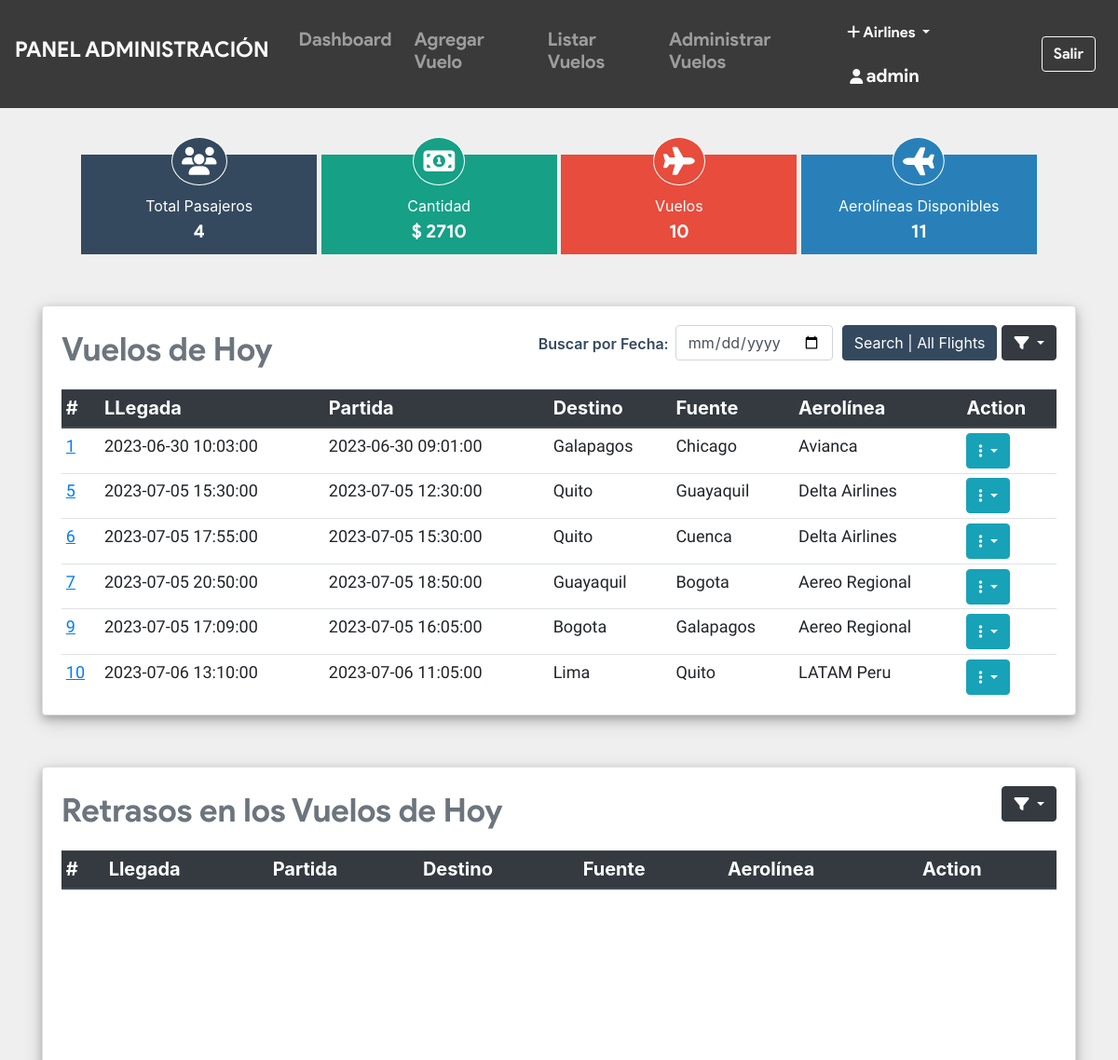
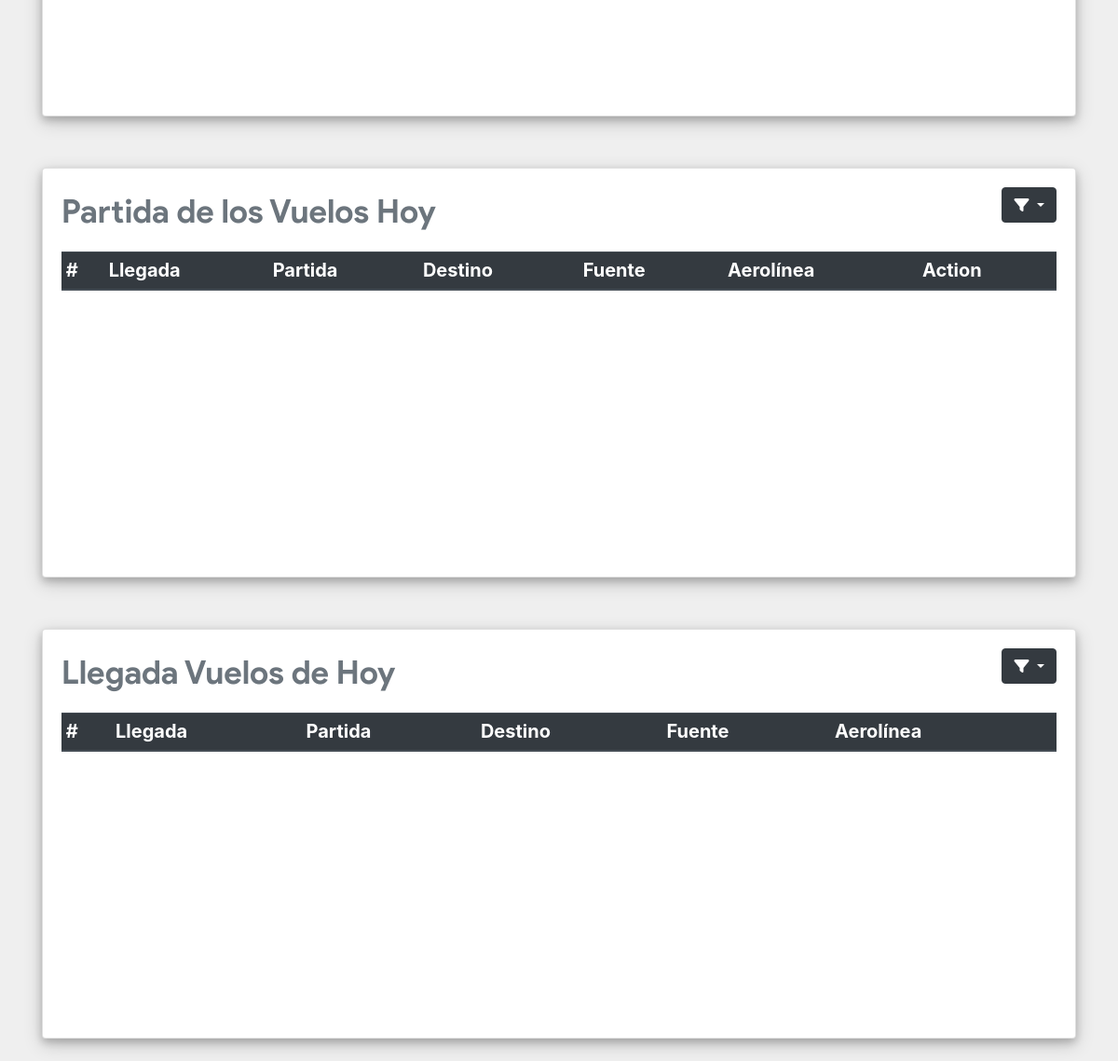
The app's page /admin/index.php?login=success (signed in) with its own data (2 pictures, top to bottom).
### tables this page shows
CREATE TABLE `flight` (
  `flight_id` int(11) NOT NULL,
  `admin_id` int(11) NOT NULL,
  `arrivale` datetime NOT NULL,
  `departure` datetime NOT NULL,
  `Destination` varchar(20) NOT NULL,
  `source` varchar(20) NOT NULL,
  `airline` varchar(20) NOT NULL,
  `Seats` varchar(110) NOT NULL,
  `duration` varchar(20) NOT NULL,
  `Price` int(11) NOT NULL,
  `status` varchar(6) DEFAULT NULL,
  `issue` varchar(50) DEFAULT NULL,
  `last_seat` varchar(5) DEFAULT '',
  `bus_seats` int(11) DEFAULT '20',
  `last_bus_seat` varchar(5) DEFAULT ''
);

### admin/index.php (the view, shortened to what this page needs)
<?php include_once 'header.php';
require '../helpers/init_conn_db.php';?>
<link rel="stylesheet" href="../assets/css/admin.css">
    <main>
        <?php if(isset($_SESSION['adminId'])) { ?>
          <div class="container">
            <div class="main-section">
              <div class="dashbord">
                <div class="icon-section">
                  <i class="fa fa-users" aria-hidden="true"></i><br>
                 Total Pasajeros
                  <p><?php include 'psngrcnt.php';?></p>
                </div>
              </div>
              <div class="dashbord dashbord-green">
                <div class="icon-section">
                  <i class="fa fa-money" aria-hidden="true"></i><br>
                  Cantidad
                  <p>$ <?php include 'amtcnt.php';?></p>
                </div>
              </div>
              <div class="dashbord dashbord-red">
                <div class="icon-section">
                  <i class="fa fa-plane" aria-hidden="true"></i><br>
                 Vuelos
                  <p><?php include 'flightscnt.php';?></p>
                </div>
              </div>
              <div class="dashbord dashbord-blue">
                <div class="icon-section">
                  <i class="fa fa-plane fa-rotate-180" aria-hidden="true"></i><br>
                 Aerolíneas Disponibles
                  <p><?php include 'airlcnt.php';?></p>
                </div>
              </div>
            </div>
          <div class="card mt-4" id="flight">
      <div class="card-body">
          <div class="dropdown" style="float: right;">
            <button class="btn btn-dark dropdown-toggle" type="button" id="dropdownMenuButton" data-toggle="dropdown" aria-haspopup="true" aria-expanded="false">
              <i class="fa fa-filter"></i>
            </button>
          </div>
          <div  class="dropdown" id="dropdown-filter" style="float: right;">
            <form method="post" action="">
              <div class="form-group-filter">
                <label for="searchDate">Buscar por Fecha:</label>
                <input type="date" class="form-control" name="searchDate" id="searchDate">
                <input type="submit" class="btn btn-primary" value="Search | All Flights" style="background-color: #34495E; border: 1px solid #34495E">
              </div>
            </form>
          </div>
        <p class="text-secondary">Vuelos de Hoy</p>
        <table class="table-sm table table-hover">
          <thead class="thead-dark">
            <tr>
              <th scope="col">#</th>
              <th scope="col">LLegada</th>
              <th scope="col">Partida</th>
              <th scope="col">Destino</th>
              <th scope="col">Fuente</th>
              <th scope="col">Aerolínea</th>
              <th>Action</th>
            </tr>
          </thead>
          <tbody>
              <?php
                if ($_SERVER["REQUEST_METHOD"] == "POST") {
                  $searchDate = $_POST["searchDate"];
                  if (!empty($searchDate)) {
                    $sql = "SELECT * FROM Flight WHERE DATE(departure) = ?";
                    $stmt = mysqli_stmt_init($conn);
                    mysqli_stmt_prepare($stmt, $sql);
                    mysqli_stmt_bind_param($stmt, "s", $searchDate);
                    mysqli_stmt_execute($stmt);
                    $result = mysqli_stmt_get_result($stmt);
                  } else {
                    $sql = "SELECT * FROM Flight";
                    $stmt = mysqli_stmt_init($conn);
                    mysqli_stmt_prepare($stmt, $sql);
                    mysqli_stmt_execute($stmt);
                    $result = mysqli_stmt_get_result($stmt);
                  }
                } else {
                  $sql = "SELECT * FROM Flight";
                  $stmt = mysqli_stmt_init($conn);
                  mysqli_stmt_prepare($stmt, $sql);
                  mysqli_stmt_execute($stmt);
                  $result = mysqli_stmt_get_result($stmt);
                }
                while ($row = mysqli_fetch_assoc($result)) {
                  if($row['status']== '') {
                    echo '
                <td scope="row">
                  <a href="pass_list.php?flight_id='.$row['flight_id'].'" style="text-decoration:underline;">
                  '.$row['flight_id'].' </a> </td>
                <td>'.$row['arrivale'].'</td>
                <td>'.$row['departure'].'</td>
                <td>'.$row['Destination'].'</td>
                <td>'.$row['source'].'</td>
                <td>'.$row['airline'].'</td>
                <th class="options">
                  <div class="dropdown">
                    <button class="btn btn-info dropdown-toggle" type="button"
                      id="dropdownMenuButton" data-toggle="dropdown"
                        aria-haspopup="true" aria-expanded="false">
                      <i class="fa fa-ellipsis-v"></i> </td>
                    </button>
                    <div class="dropdown-menu">
                      <form class="px-4 py-3"  action="../includes/admin/admin.inc.php" method="post">
                        <input type="hidden" type="number" name="flight_id"
                          value='.$row['flight_id'].'>
                        <div class="form-group">
                          <label for="exampleDropdownFormEmail1">Enter time in min.
                          </label>
                          <input type="number" class="form-control" name="issue"
                            placeholder="Eg. 120">
                        </div>
                        <button type="submit" name="issue_but"
                          class="btn btn-danger btn-sm">Submit issue</button>
                        <div class="dropdown-divider"></div>
                        <button type="submit" name="dep_but"
                          class="btn btn-primary btn-sm">Departed</button>
                      </form>
                    </div>
                  </div>
                </th>
              </tr> ' ; }} ?>
          </tbody>
        </table>
      </div>
    </div>
    <div class="card" id="issue">
      <div class="card-body">
          <div class="dropdown" style="float: right;">
            <button class="btn btn-dark dropdown-toggle" type="button" id="dropdownMenuButton" data-toggle="dropdown" aria-haspopup="true" aria-expanded="false">
              <i class="fa fa-filter"></i>
            </button>
          </div>
        <p class="text-secondary">Retrasos en los Vuelos de Hoy</p>
        <table class="table-sm table table-hover">
        <thead class="thead-dark">
            <tr>
              <th scope="col">#</th>
              <th scope="col">Llegada</th>
              <th scope="col">Partida</th>
              <th scope="col">Destino</th>
              <th scope="col">Fuente</th>
              <th scope="col">Aerolínea</th>
              <th>Action</th>
            </tr>
          </thead>
        </table>
      </div>
    </div>
    <div class="card" id="dep">
      <div class="card-body">
          <div class="dropdown" style="float: right;">
            <button class="btn btn-dark dropdown-toggle" type="button" id="dropdownMenuButton" data-toggle="dropdown" aria-haspopup="true" aria-expanded="false">
              <i class="fa fa-filter"></i>
            </button>
          </div>
        <p class=" text-secondary">Partida de los Vuelos Hoy</p>
        <table class="table-sm table table-hover">
        <thead class="thead-dark">
            <tr>
              <th scope="col">#</th>
              <th scope="col">Llegada</th>
              <th scope="col">Partida</th>
              <th scope="col">Destino</th>
              <th scope="col">Fuente</th>
              <th scope="col">Aerolínea</th>
              <th>Action</th>
            </tr>
          </thead>
        </table>
      </div>
    </div>
    <div class="card mb-4" id="arr">
      <div class="card-body">
        <div class="dropdown" style="float: right;">
            <button class="btn btn-dark dropdown-toggle" type="button" id="dropdownMenuButton" data-toggle="dropdown" aria-haspopup="true" aria-expanded="false">
              <i class="fa fa-filter"></i>
            </button>
          </div>
        <p class=" text-secondary">Llegada Vuelos de Hoy</p>
        <table class="table-sm table table-hover">
        <thead class="thead-dark">
            <tr>
              <th scope="col">#</th>
              <th scope="col">Llegada</th>
              <th scope="col">Partida</th>
              <th scope="col">Destino</th>
              <th scope="col">Fuente</th>
              <th scope="col">Aerolínea</th>
            </tr>
          </thead>
        </table>
      </div>
    </div>
  </div>
<?php } ?>
    </main>
    <?php include_once 'footer.php'; ?>

### admin/header.php (shortened to what this page needs)
<!doctype html>
<html lang="en">
    <head>
        <link rel="stylesheet" href="https://stackpath.bootstrapcdn.com/font-awesome/4.7.0/css/font-awesome.min.css">
        <link rel="stylesheet" href="https://stackpath.bootstrapcdn.com/bootstrap/4.5.2/css/bootstrap.min.css">
    </head>
    <body>
        <nav class="navbar navbar-custom navbar-expand-lg navbar-dark">
          <a class="navbar-brand text-light" href="index.php"><h4>PANEL ADMINISTRACIÓN</h4></a>
        <div class="collapse navbar-collapse" id="navbarSupportedContent">
          <?php
              if(isset($_SESSION['adminId'])) { ?>
                <ul class="navbar-nav mr-auto">
                <li class="nav-item">
                    <a class="nav-link" href="index.php">
                      <h5 class="ml-2"> Dashboard</h5>
                    </a>
                  </li>
                  <li class="nav-item">
                    <a class="nav-link" href="flight.php">
                      <h5 class="ml-2"> Agregar Vuelo</h5>
                    </a>
                  </li>
                  <li class="nav-item">
                    <a class="nav-link" href="all_flights.php">
                      <h5>Listar Vuelos</h5>
                    </a>
                  </li>
                  <li class="nav-item">
                    <a class="nav-link" href="list_airlines.php">
                      <h5>Administrar Vuelos</h5>
                    </a>
                  </li>
                </ul>
                <ul class="nav navbar-nav navbar-right">
                  <li class="nav-item">
                    <div class="dropdown mt-2">
                      <button class="btn bg-transparent dropdown-toggle text-white" type="button"
                        id="dropdownMenuButton" data-toggle="dropdown"
                          aria-haspopup="true" aria-expanded="false">
                        <i class="fa fa-plus text-white"></i> Airlines </td>
                      </button>
                    </div>
                  </li>
                  <li class="nav-item  p-1 border-light ">
                      <a class="nav-link" href="">
                          <i class="ml-1 fa fa-user text-light"></i>
                          <span class="nav_link text-light"
                            style="font-size: 20px;">
                          <?php echo  $_SESSION['adminUname']; ?>
                          </span>
                      </a>
                  </li>
                </ul>
                <form action="../includes/logout.inc.php" method="POST">
                <button class="btn btn-outline-light m-2" type="submit">
                    Salir </button>
                </form>
            </div>
            <?php } ?>
        </nav>

### admin/psngrcnt.php (shortened to what this page needs)
<?php
require '../helpers/init_conn_db.php';
$sql = "SELECT * FROM users";
                $query = $conn->query($sql);
                echo "$query->num_rows";
?>

### admin/amtcnt.php (shortened to what this page needs)
<?php
require '../helpers/init_conn_db.php';
$sql = "SELECT SUM(cost) FROM ticket";
        $amountsum = mysqli_query($conn, $sql) or die(mysqli_error($sql));
        $row_amountsum = mysqli_fetch_assoc($amountsum);
        echo $row_amountsum['SUM(cost)'];
?>

### admin/flightscnt.php (shortened to what this page needs)
<?php
require '../helpers/init_conn_db.php';
$sql = "SELECT * FROM flight";
                $query = $conn->query($sql);
                echo "$query->num_rows";
?>

### admin/airlcnt.php (shortened to what this page needs)
<?php
require '../helpers/init_conn_db.php';
$sql = "SELECT * FROM airline";
                $query = $conn->query($sql);
                echo "$query->num_rows";
?>

### admin/footer.php (shortened to what this page needs)
  </body>
</html>

### assets/css/admin.css (style rules this page uses)
.card { margin-top: 55px !important; height: 55vh; box-shadow: 0 4px 8px 0 rgba(0, 0, 0, 0.2), 0 6px 20px 0 rgba(0, 0, 0, 0.19); }
.card-body { overflow-y: scroll; }
th { color: #3c3c3c; font-size: 20px; font-weight: bold; }
td { margin-top: 10px !important; font-size: 17px; font-family: "Assistant", sans-serif !important; }

### admin/header.php (style rules this page uses)
.navbar-custom { background-color: #3a3a3a; font-family: 'product sans', cursive; }
h4 { font-size: 23px !important; }

### admin/index.php (style rules this page uses)
body { background-color: #efefef; }
td { font-size: 18px !important; }
p { font-size: 35px; font-weight: 100; font-family: 'product sans'; }
.main-section { width:100%; margin:0 auto; text-align: center; padding: 0px 5px; }
.dashbord { width:23%; display: inline-block; background-color:#34495E; color:#fff; margin-top: 50px; }
.icon-section i { font-size: 30px; padding:10px; border:1px solid #fff; border-radius:50%; margin-top:-25px; margin-bottom: 10px; background-color:#34495E; }
.icon-section p { margin:0px; font-size: 20px; padding-bottom: 10px; }
.dashbord-green .icon-section,.dashbord-green .icon-section i { background-color: #16A085; }
.dashbord-blue .icon-section,.dashbord-blue .icon-section i { background-color: #2980B9; }
.dashbord-red .icon-section,.dashbord-red .icon-section i { background-color:#E74C3C; }
.form-group-filter { display: flex; width: 100%; }
.form-group-filter .btn-primary { height: 100%; }
.form-group-filter label { width: 100%; padding: 2px; margin: auto; margin-top: 6px; box-sizing: border-box; }
.form-group-filter input { margin-right: 5px; margin-left: 5px; }
.form-group-filter label { color: #34495E; font-weight: 600; }

### records on screen
flight: flight_id "1", arrivale "2023-06-30 10:03:00", departure "2023-06-30 09:01:00", Destination "Galapagos", source "Chicago", airline "Avianca"
flight: flight_id "5", arrivale "2023-07-05 15:30:00", departure "2023-07-05 12:30:00", Destination "Quito", source "Guayaquil", airline "Delta Airlines"
flight: flight_id "6", arrivale "2023-07-05 17:55:00", departure "2023-07-05 15:30:00", Destination "Quito", source "Cuenca", airline "Delta Airlines"
flight: flight_id "7", arrivale "2023-07-05 20:50:00", departure "2023-07-05 18:50:00", Destination "Guayaquil", source "Bogota", airline "Aereo Regional"
flight: flight_id "9", arrivale "2023-07-05 17:09:00", departure "2023-07-05 16:05:00", Destination "Bogota", source "Galapagos", airline "Aereo Regional"
flight: flight_id "10", arrivale "2023-07-06 13:10:00", departure "2023-07-06 11:05:00", Destination "Lima", source "Quito", airline "LATAM Peru"

### other values on screen
$_SESSION['adminUname'] "admin"
$query->num_rows "4"
$row_amountsum['SUM(cost)'] "2710"
$query->num_rows "10"
$query->num_rows "11"
